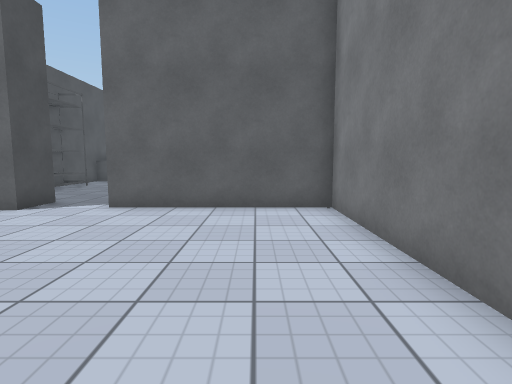
view 1 (above)

16 first-person views from a walk through a scene from a Unity 3-D project. The camera is 1.2 m above the floor, tilts 6° down and sees 80° across. Doors are open. The floor is counted in squares, 1 m on a side. Each view is taken from the middle of a square. On the plan, view 1 faces up. The plan holds only what a view shows up to about 13 squares ahead; the rest is blank. The place goes on beyond the plan. The player character is not drawn. Surface patterns are stand-ins for the level's own textures.

view 2
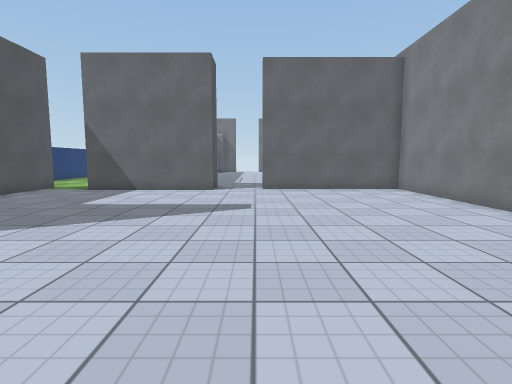

view 3
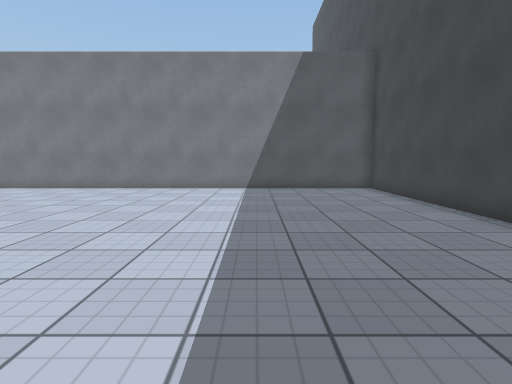

view 4
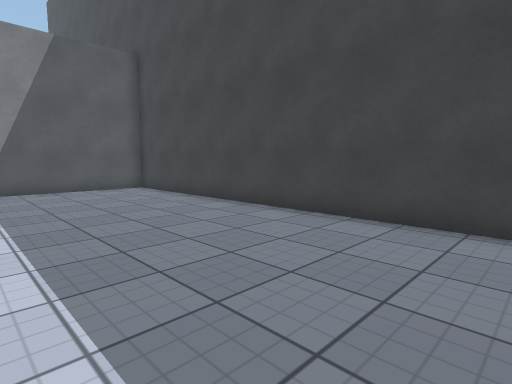

view 5
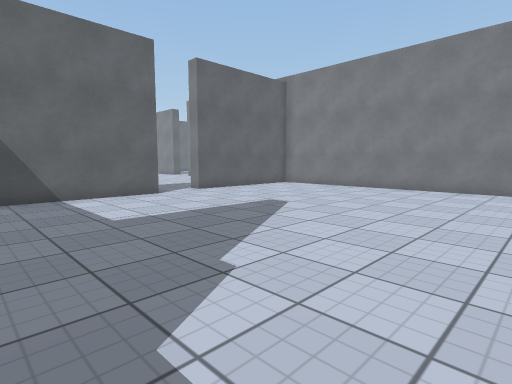

view 6
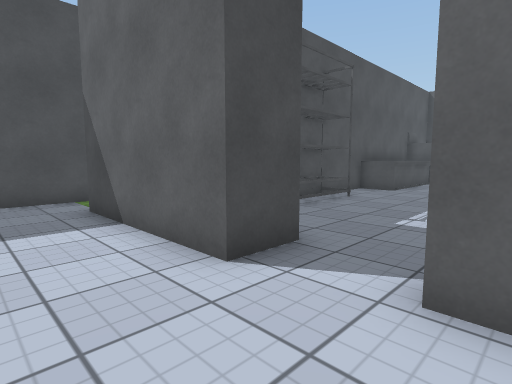

view 7
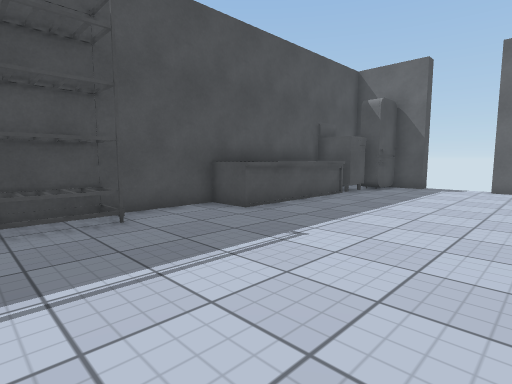

view 8
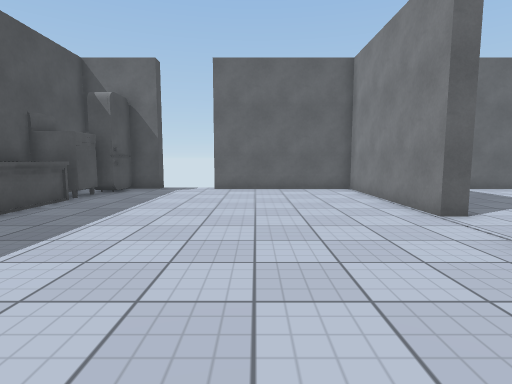

view 9
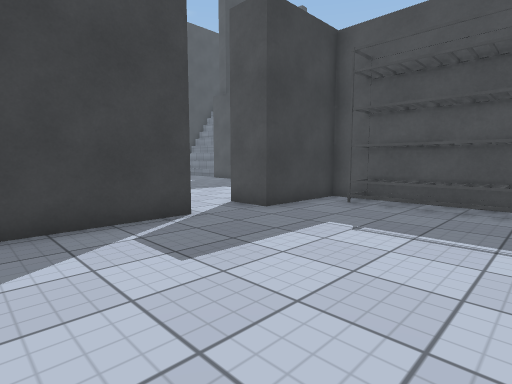

view 10
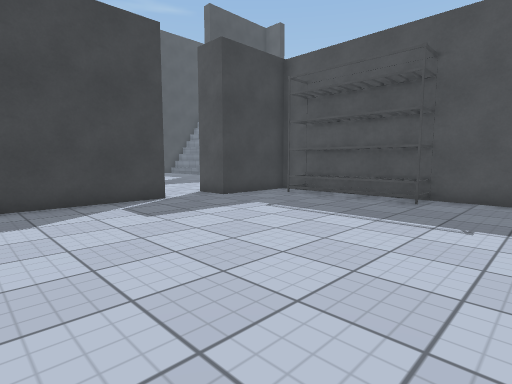

view 11
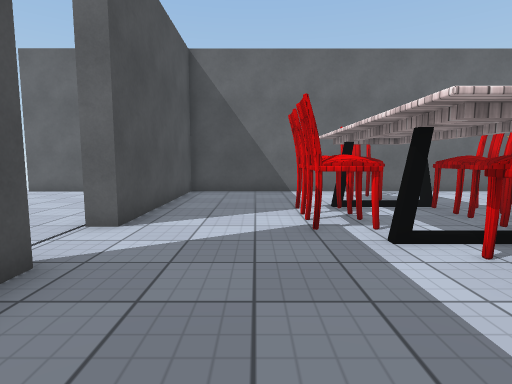

view 12
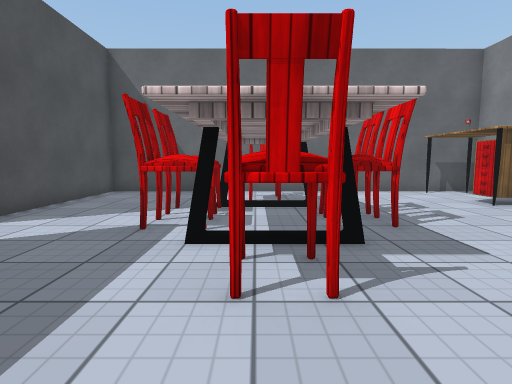

view 13
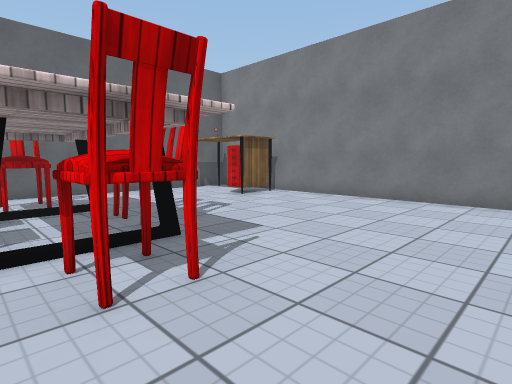

view 14
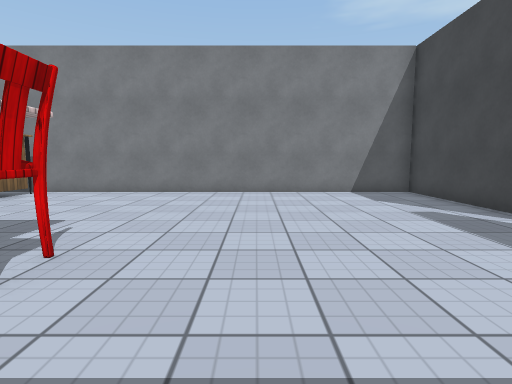

view 15
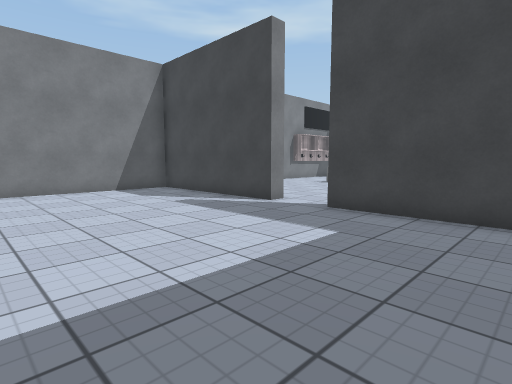

view 16
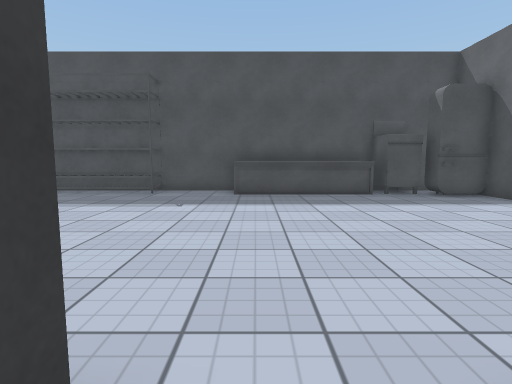

### Floor plan
Points are (right, up) in squares from view 1. A wall is a line through its corners. A room is listed if a view was taken in it or the views show most of it. See-through windows are left out.
Room 1 (views 1, 2, 3, 4, 5, 6)
walls: (-10.6, -8.9) (1.9, -8.9) (1.9, 7.6) (-3.7, 7.6); (-5.7, 8.7) (-5.7, 7.2) (-10.9, 7.2)
ways out: open door at (-4.5, 8) to room 2; open door at (-11, 7)
Room 2 (views 7, 8, 9, 10)
walls: (-9, 17.5) (-9, 8.7) (-5.7, 8.7); (-9, 22.6) (-9, 21.4); (1.9, 19.4) (1.9, 25.7) (-3.7, 25.7); (-6, 25.7) (-7.2, 25.7); (-3.7, 8.2) (0.4, 8.2)
ways out: open door at (-4.5, 8) to room 1; open door at (2, 18.5) to room 3; open door at (-5, 26)
objects: other object (-9, 17) to (-8, 22); other object (-8, 10) to (-8, 14); cabinet (-8, 23) to (-8, 24); fridge (-8, 24) to (-7, 25)
Room 3 (views 11, 12, 13, 14, 15, 16)
walls: (2.5, 17.4) (2.5, 16.9); (10.1, 8.2) (16.4, 8.2) (16.4, 22.6); (4.5, 8.2) (8.2, 8.2); (16.4, 25.7) (2.5, 25.7) (2.5, 19.4)
ways out: open door at (2, 18.5) to room 2; open door at (9, 8); gap at (16, 22)
objects: chair (6, 19) to (7, 20); chair (6, 21) to (7, 22); other object (7, 18); other object (7, 23); chair (8, 17) to (9, 18); chair (8, 23) to (9, 24); other object (9, 19); chair (9, 19) to (10, 20); chair (9, 21) to (10, 22); other object (9, 22); desk (14, 22) to (15, 23)

Where each view was taken, in squares from view 1:
view 1: 0 up, 0 right, facing up
view 2: 5 down, 4 left, facing up
view 3: 4 down, 11 left, facing right
view 4: 3 down, 11 left, facing down-right
view 5: 3 down, 11 left, facing up-right
view 6: 5 up, 3 left, facing up-left
view 7: 12 up, 2 left, facing up-left
view 8: 13 up, 2 left, facing up
view 9: 14 up, 0 right, facing down-left
view 10: 17 up, 1 right, facing down-left
view 11: 14 up, 5 right, facing up
view 12: 14 up, 8 right, facing up
view 13: 14 up, 7 right, facing up-right
view 14: 14 up, 5 right, facing right
view 15: 15 up, 4 right, facing down-right
view 16: 18 up, 3 right, facing left
